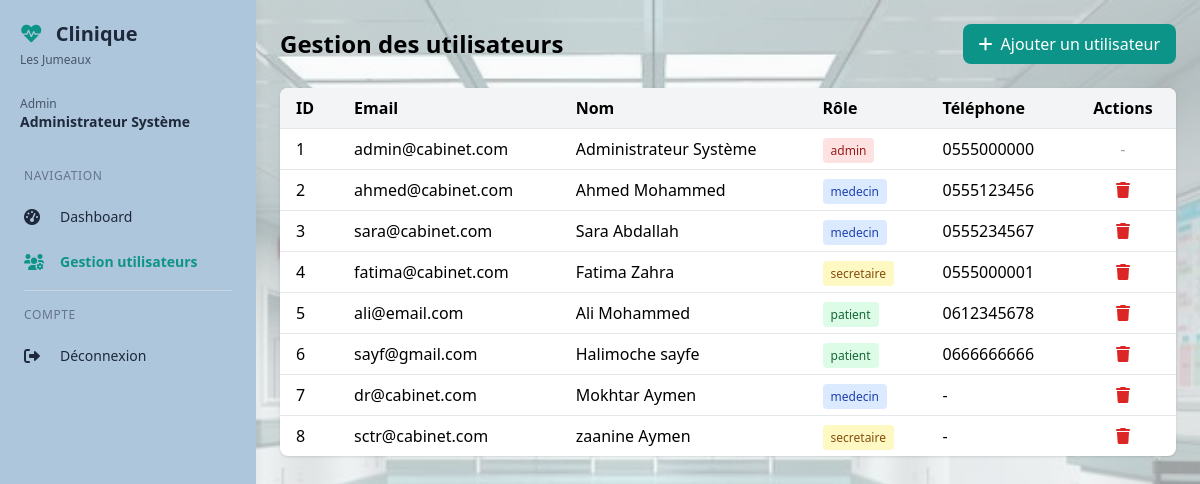
Page /admin/gestion/utilisateurs (signed in) on the earlier database version.
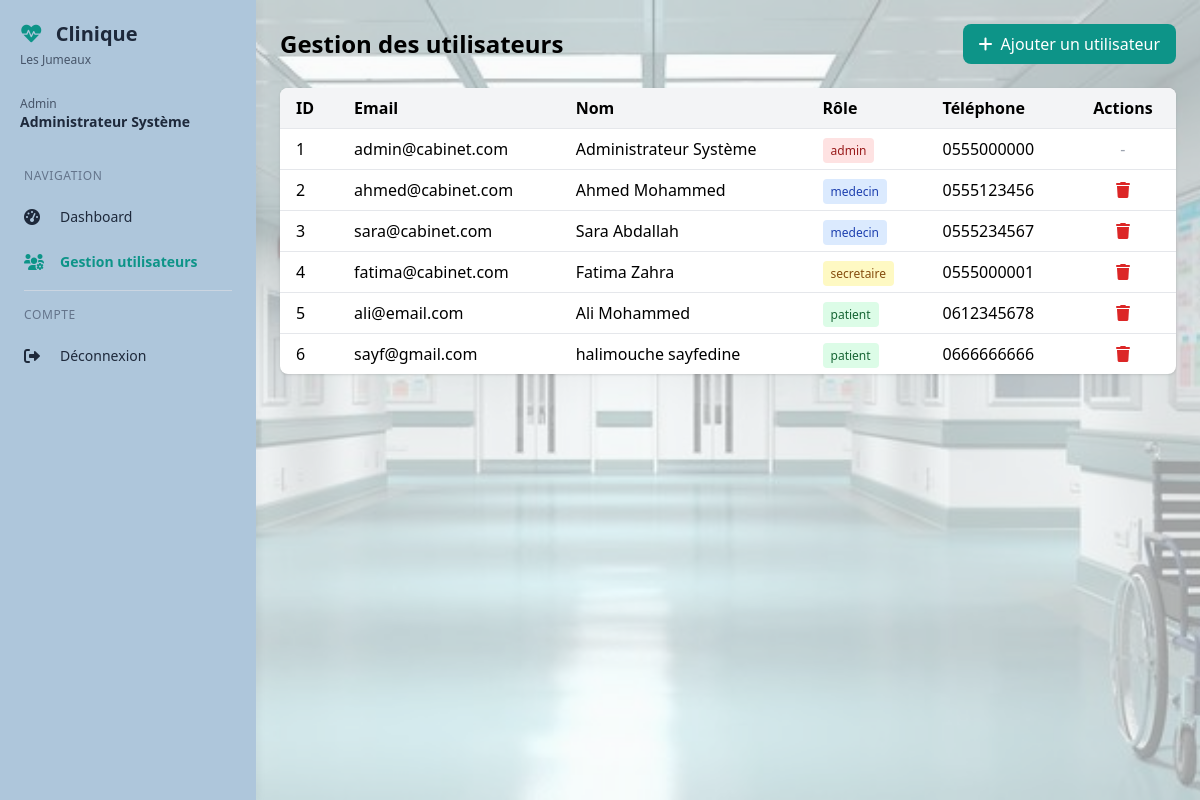
Same page on the later database version.
### models/database.py (models this page shows, shortened)
class Utilisateur(UserMixin, db.Model):
    __tablename__ = 'utilisateurs'
    id = db.Column(db.Integer, primary_key=True)
    email = db.Column(db.String(120), unique=True, nullable=False)
    password = db.Column(db.String(200), nullable=False)
    role = db.Column(db.String(20), default='patient')
    nom = db.Column(db.String(100))
    prenom = db.Column(db.String(100))
    telephone = db.Column(db.String(20))
    medecin_id = db.Column(db.Integer, db.ForeignKey('medecins.id'))
    specialite = db.Column(db.String(100))
    adresse = db.Column(db.Text)
    created_at = db.Column(db.DateTime, default=datetime.utcnow)
    medecin = db.relationship('Medecin', backref='utilisateur', foreign_keys=[medecin_id])

### models/admin.py (the view)
@admin_bp.route('/gestion/utilisateurs')
@admin_required
def gestion_utilisateurs():
    users = Utilisateur.query.all()
    medecins = Medecin.query.all()
    return render_template('admin/gestion_utilisateurs.html',
                         utilisateurs=users,
                         medecins=medecins)

### models/admin.py (called while the page is built)
def admin_required(f):
    @wraps(f)
    def decorated_function(*args, **kwargs):
        if 'user_id' not in session:
            return redirect(url_for('auth.login'))
        if session.get('role') != 'admin':
            return render_template('error.html', message="Accès non autorisé"), 403
        return f(*args, **kwargs)
    return decorated_function

### templates/admin/gestion_utilisateurs.html (shortened to what this page needs)
{% extends "base_dashboard.html" %}
{% block content %}
<div>
    <div class="flex justify-between items-center mb-6">
        <h1 class="text-2xl font-bold">Gestion des utilisateurs</h1>
        <button onclick="openAddUserModal()" class="bg-primary text-white px-4 py-2 rounded-lg hover:bg-blue-600">
            <i class="fas fa-plus mr-2"></i>Ajouter un utilisateur
        </button>
    </div>
    <div class="bg-white rounded-lg shadow overflow-hidden">
        <div class="overflow-x-auto">
            <table class="w-full">
                <thead class="bg-gray-100">
                    <tr>
                        <th class="px-4 py-2 text-left">ID</th>
                        <th class="px-4 py-2 text-left">Email</th>
                        <th class="px-4 py-2 text-left">Nom</th>
                        <th class="px-4 py-2 text-left">Rôle</th>
                        <th class="px-4 py-2 text-left">Téléphone</th>
                        <th class="px-4 py-2 text-center">Actions</th>
                    </tr>
                </thead>
                <tbody>
                    {% for user in utilisateurs %}
                    <tr class="border-t">
                        <td class="px-4 py-2">{{ user.id }}</td>
                        <td class="px-4 py-2">{{ user.email }}</td>
                        <td class="px-4 py-2">{{ user.nom }} {{ user.prenom }}</td>
                        <td class="px-4 py-2">
                            <span class="px-2 py-1 rounded text-xs
                                {% if user.role == 'admin' %}bg-red-100 text-red-800
                                {% elif user.role == 'medecin' %}bg-blue-100 text-blue-800
                                {% elif user.role == 'secretaire' %}bg-yellow-100 text-yellow-800
                                {% else %}bg-green-100 text-green-800{% endif %}">
                                {{ user.role }}
                            </span>
                        </td>
                        <td class="px-4 py-2">{{ user.telephone or '-' }}</td>
                        <td class="px-4 py-2 text-center">
                            {% if user.role != 'admin' %}
                            <button onclick="deleteUser({{ user.id }})" class="text-red-600 hover:text-red-800" title="Supprimer">
                                <i class="fas fa-trash"></i>
                            </button>
                            {% else %}
                            <span class="text-gray-400">-</span>
                            {% endif %}
                        </td>
                    </tr>
                    {% endfor %}
                </tbody>
            </table>
        </div>
    </div>
</div>
{% endblock %}

### templates/base_dashboard.html (shortened to what this page needs)
<!DOCTYPE html>
<html lang="fr">
<head>
    <script src="https://cdn.tailwindcss.com"></script>
    <link href="https://cdnjs.cloudflare.com/ajax/libs/font-awesome/6.0.0/css/all.min.css" rel="stylesheet">
    <link rel="stylesheet" href="{{ url_for('static', filename='style.css') }}">
</head>
<body class="bg-gray-50 font-sans antialiased">
<div class="fixed inset-0 -z-10 bg-gray-50/60"></div>
<div class="flex min-h-screen">
    <aside class="sidebar fixed md:relative z-40 w-64 flex-shrink-0 h-full md:h-auto overflow-y-auto">
        <div class="p-5">
            <div class="flex items-center justify-between sidebar-header">
                <div>
                    <h2 class="text-xl font-bold">
                        <i class="fas fa-heartbeat text-primary mr-2"></i>
                        Clinique
                    </h2>
                    <p class="text-xs mt-1">Les Jumeaux</p>
                </div>
            </div>
            <div class="sidebar-user mt-4 pt-3">
                <p class="text-sm">
                    <span class="block text-xs role">{{ session.role|capitalize }}</span>
                    <span class="font-semibold name">{{ session.nom }} {{ session.prenom }}</span>
                </p>
            </div>
        </div>
        <nav class="px-3 pb-4">
            <div class="sidebar-section text-xs uppercase tracking-wider px-3 py-2 mt-2">Navigation</div>
            {% if session.role == 'admin' %}
            <a href="{{ url_for('admin.dashboard') }}" class="sidebar-link {% if request.endpoint == 'admin.dashboard' %}active{% endif %}">
                <i class="fas fa-tachometer-alt w-5"></i><span>Dashboard</span>
            </a>
            <a href="{{ url_for('admin.gestion_utilisateurs') }}" class="sidebar-link {% if request.endpoint == 'admin.gestion_utilisateurs' %}active{% endif %}">
                <i class="fas fa-users-cog w-5"></i><span>Gestion utilisateurs</span>
            </a>
            {% endif %}
            <div class="sidebar-border"></div>
            <div class="sidebar-section text-xs uppercase tracking-wider px-3 py-2">Compte</div>
            <a href="{{ url_for('auth.logout') }}" class="sidebar-link logout">
                <i class="fas fa-sign-out-alt w-5"></i><span>Déconnexion</span>
            </a>
        </nav>
    </aside>
    <div class="flex-1 flex flex-col">
        <main class="flex-1 p-4 md:p-6">
            {% block content %}{% endblock %}
        </main>
    </div>
</div>
</body>
</html>

### static/style.css (style rules this page uses)
body { background-image: url('/static/images/hopital-corridor.jpg'); background-size: cover; background-position: center; background-attachment: fixed; }
.sidebar { transition: transform 0.3s ease-in-out; background: #aec6db; box-shadow: 2px 0 10px rgba(0, 0, 0, 0.05); }
@media (min-width: 768px) { .sidebar { transform: translateX(0) !important; } }
.sidebar-header h2 { color: #1e293b; }
.sidebar-header p { color: #475569; }
.sidebar-user { border-top-color: #cbd5e1; }
.sidebar-user .role { color: #475569; }
.sidebar-user .name { color: #1e293b; font-weight: 600; }
.sidebar-section { color: #64748b; font-weight: 500; }
.sidebar-link { display: flex; align-items: center; gap: 12px; padding: 10px 12px; margin: 4px 0; border-radius: 8px; color: #1e293b; text-decoration: none; transition: all 0.2s ease; font-size: 0.875rem; font-weight: 500; }
.sidebar-link i { width: 24px; font-size: 1rem; color: #1e293b; transition: color 0.2s ease; }
.sidebar-link.active { color: #0D9488; font-weight: 600; }
.sidebar-link.active i { color: #0D9488; }
.sidebar-link.logout { color: #1e293b; }
.sidebar-link.logout i { color: #1e293b; }
.sidebar-border { border-top: 1px solid #cbd5e1; margin: 8px 12px; }

Differences in the rows shown:
removed Utilisateur: id "7", email "dr@cabinet.com", nom "Mokhtar", prenom "Aymen", role "medecin", telephone "-"
removed Utilisateur: id "8", email "sctr@cabinet.com", nom "zaanine", prenom "Aymen", role "secretaire", telephone "-"
changed Utilisateur "sayf@gmail.com": nom "Halimoche" → "halimouche"; prenom "sayfe" → "sayfedine"
